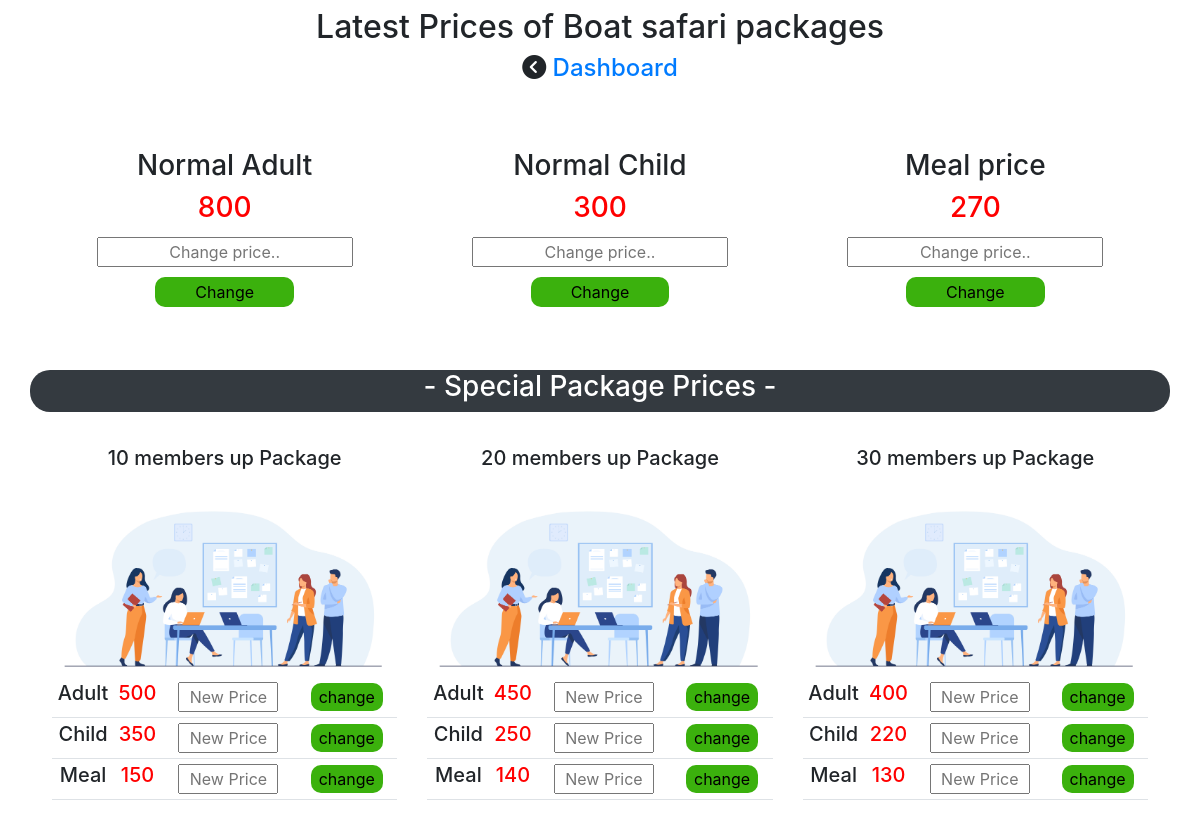
/Price-changes/prices-changes-logged.php, run on an earlier commit of the app's database.
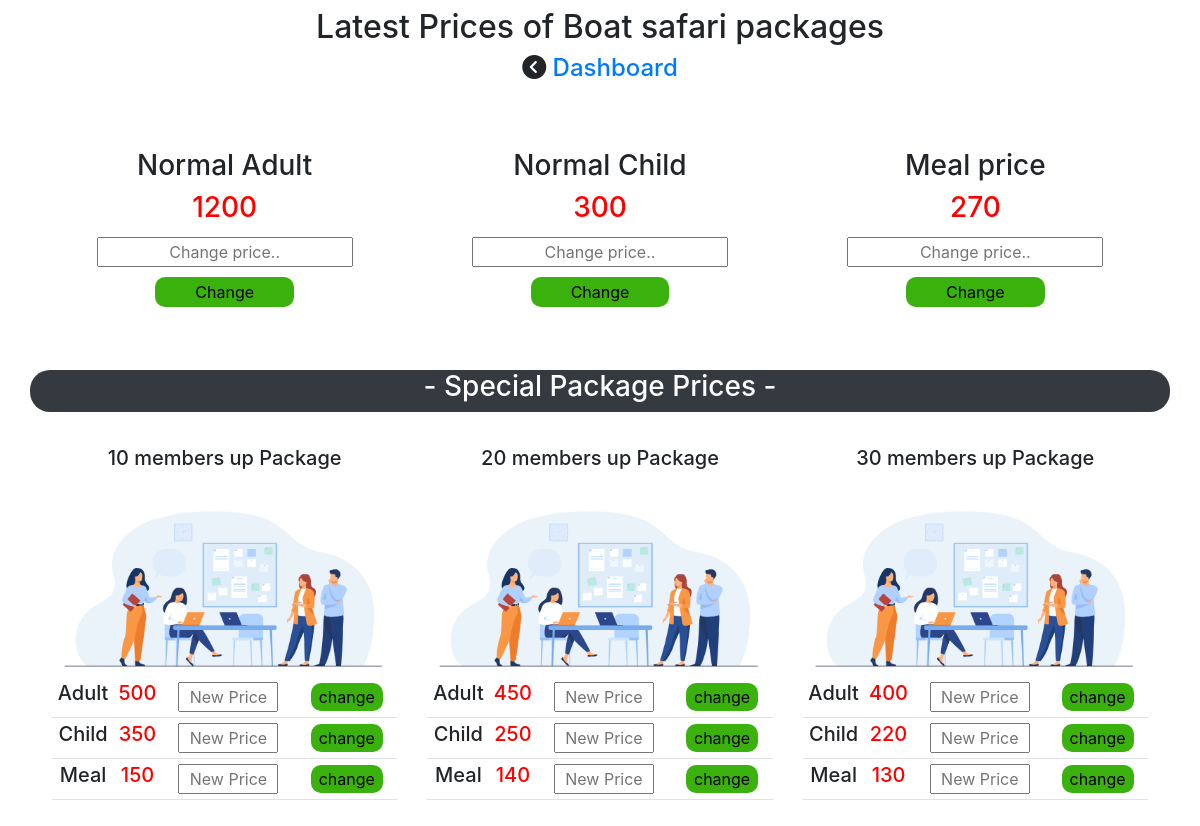
And on a later commit of the database.
### tables this page shows
CREATE TABLE `prices` (
  `ID` int(11) NOT NULL,
  `Adult` varchar(50) NOT NULL,
  `child` varchar(50) NOT NULL,
  `meal` varchar(50) NOT NULL
);

### Price-changes/prices-changes-logged.php (the view, shortened to what the changed rows need)
<!DOCTYPE html>
<html lang="en">
<head>
    <link href="https://cdn.jsdelivr.net/npm/bootstrap@5.1.0/dist/css/bootstrap.min.css" rel="stylesheet">
    <link href="//maxcdn.bootstrapcdn.com/bootstrap/4.0.0/css/bootstrap.min.css" rel="stylesheet" id="bootstrap-css">
    <link rel="stylesheet" href="./prices-changes-logged.css?v=<?php echo time(); ?>">
</head>
<body>
<div class="container-fluid">
    <div class="row text-center pt-2" id="row1">
        <h2 id="blink">Latest Prices of Boat safari packages</h2>
    </div>
    <div class="container">
    <div class="row d-flex justify-content-around" id="row2">
        <div class="row pt-5 " id="row2-row1">
            <div class="col" id="boxes"  >
                <h3>Normal Adult</h3>
                <?php
                $connection = mysqli_connect('localhost', 'root', '', 'captaincruise');
                $sql = "SELECT Adult FROM prices where id=1 order by ID desc";
                $result = mysqli_query($connection , $sql);
                while($row = mysqli_fetch_array($result)){
                echo"<h3 style='color:red;'>".$row['Adult']." </h3>";
                };
                ?>
                <form action="prices-changes-logged.php" method="post" enctype="multipart/form-data">
                <input type="text" name="adultprice" placeholder="Change price.."><br>
                <input type="submit" value="Change" id="change" name="adult" ><br>
                </form>
            </div>
            <div class="col" id="boxes" >
                <h3>Normal Child</h3>
                <?php
                $connection = mysqli_connect('localhost', 'root', '', 'captaincruise');
                $sql = "SELECT child FROM prices where id=1 order by ID desc";
                $result = mysqli_query($connection , $sql);
                while($row = mysqli_fetch_array($result)){
                echo"<h3 style='color:red;'>".$row['child']." </h3>";
                };
                ?>
                <form action="prices-changes-logged.php" method="post" enctype="multipart/form-data">
                <input type="text" name="childprice" placeholder="Change price.."><br>
                <input type="submit" value="Change" id="change" name="child" ><br>
                </form>
            </div>
            <div class="col" id="boxes" >
                <h3>Meal price</h3>
                <?php
                $connection = mysqli_connect('localhost', 'root', '', 'captaincruise');
                $sql = "SELECT meal FROM prices where id=1 order by ID desc";
                $result = mysqli_query($connection , $sql);
                while($row = mysqli_fetch_array($result)){
                echo"<h3 style='color:red;'>".$row['meal']." </h3>";
                };
                ?>
                <form action="prices-changes-logged.php" method="post" enctype="multipart/form-data">
                <input type="text" name="mealprice" placeholder="Change price.."><br>
                <input type="submit" value="Change" id="change" name="meal" ><br>
                </form>
            </div>
        </div>
    </div>
    </div>
</div>
</body>
</html>

What changed in the data, as far as the page shows it:
changed prices (number 1 of 4 on the later page): Adult "800" → "1200"
